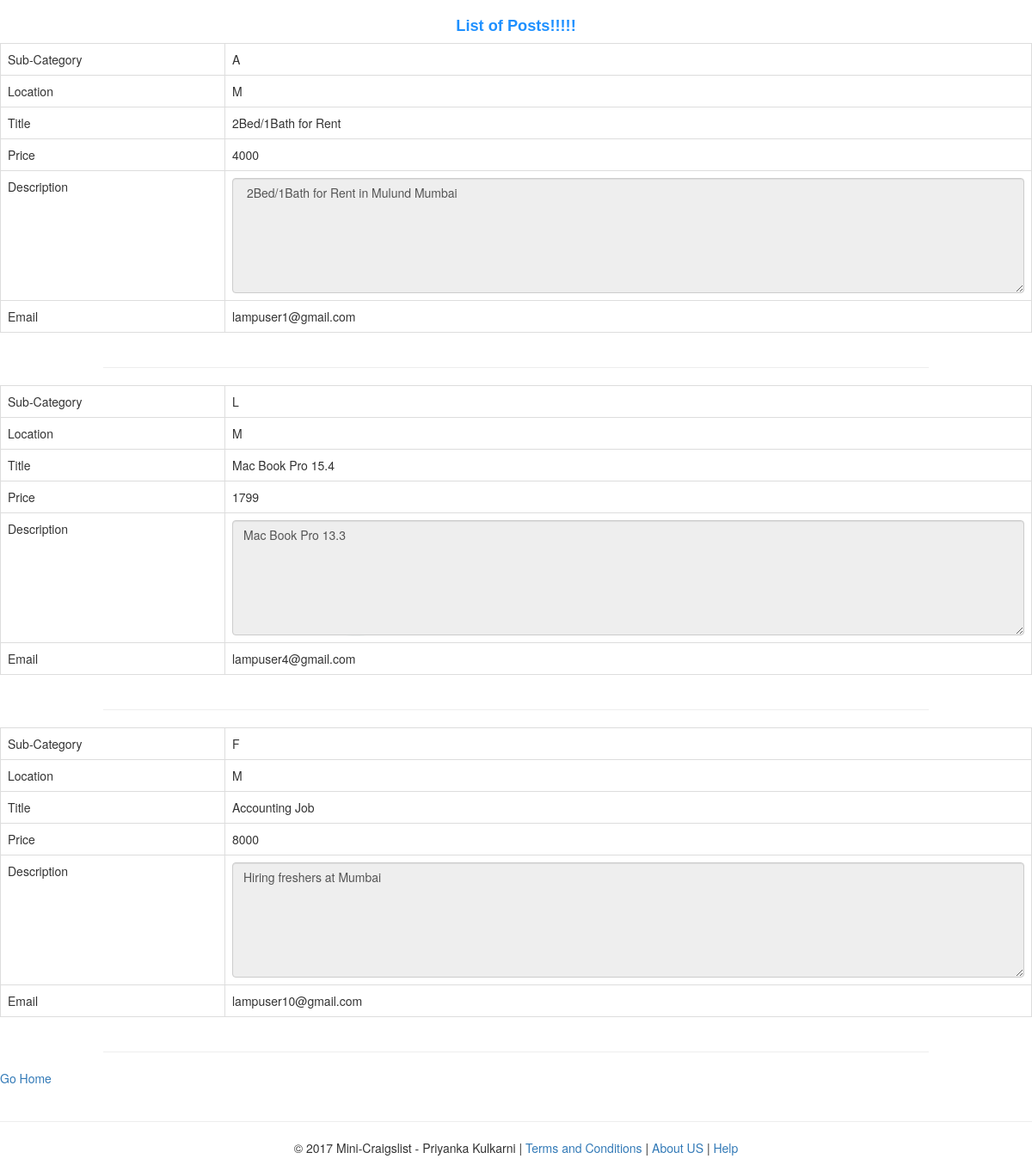
Screenshot of /search.php?location=1 with the database file from the repository.
### tables this page shows
CREATE TABLE IF NOT EXISTS `posts` (
  `POST_ID` int(11) NOT NULL AUTO_INCREMENT,
  `TITLE` varchar(40) DEFAULT NULL,
  `PRICE` float DEFAULT NULL,
  `DESCRIPTION` varchar(40) DEFAULT NULL,
  `EMAIL` varchar(50) DEFAULT NULL,
  `AGREEMENT` varchar(40) DEFAULT NULL,
  `TIMESTAMP` varchar(100) DEFAULT NULL,
  `IMAGE_1` varchar(100) DEFAULT NULL,
  `IMAGE_2` varchar(100) DEFAULT NULL,
  `IMAGE_3` varchar(100) DEFAULT NULL,
  `IMAGE_4` varchar(100) DEFAULT NULL,
  `SUBCATEGORY_ID` int(11) DEFAULT NULL,
  `LOCATION_ID` int(11) DEFAULT NULL,
  PRIMARY KEY (`POST_ID`),
  KEY `SUBCATEGORY_ID` (`SUBCATEGORY_ID`),
  KEY `LOCATION_ID` (`LOCATION_ID`)
);

### search.php (the view, shortened to what this page needs)
<!DOCTYPE html>
<html>
  <head>
	  <link rel="stylesheet" href="http://maxcdn.bootstrapcdn.com/bootstrap/3.3.6/css/bootstrap.min.css">
  </head>
  <body>
    <h3 align="center">List of Posts!!!!!</h3>
    <?php
      $subcategoryMapping = "";
      $locationMapping = "";
      if ($_SERVER["REQUEST_METHOD"] == "GET") {
		    $servername = "localhost";
		    $username = "lamp";
		    $password = "1";
		    $dbname = "lamp_final_project";
		    $conn = new mysqli($servername, $username, $password, $dbname);
		    $sql = "SELECT SUBCATEGORY_ID, SUBCATEGORYNAME FROM subcategory";
		    $result_subcategory = $conn->query($sql);
		    $sql = "SELECT LOCATION_ID, LOCATIONNAME FROM location";
		    $result_location = $conn->query($sql);
		    if ($result_subcategory->num_rows > 0) {
				  while($row = $result_subcategory->fetch_assoc()) {
					  $subcategoryMapping[$row["SUBCATEGORY_ID"]] = $row["SUBCATEGORYNAME"];
					}
				} else {
				  echo "0 results";
				}
		    if ($result_location->num_rows > 0) {
				  while($row = $result_location->fetch_assoc()) {
				  $locationMapping[$row["LOCATION_ID"]] = $row["LOCATIONNAME"];
				  }
				} else {
				  echo "0 results";
				}
		    $sql = "SELECT TITLE,PRICE,DESCRIPTION,EMAIL,IMAGE_1,IMAGE_2,IMAGE_3,IMAGE_4,SUBCATEGORY_ID, LOCATION_ID FROM posts WHERE ";
		    if(!empty($_GET["location"])){
			    $sql = $sql . "LOCATION_ID = " . test_input($_GET["location"]);
		    }
		    $result = $conn->query($sql);
      }
      function test_input($data) {
         $data = trim($data);
         $data = stripslashes($data);
         $data = htmlspecialchars($data);
         return $data;
      }
    ?>
    <section>
      <?php
	      if(empty($result)){
			      echo "<h4> No Result </h4>";
		      }
		      else{
		      if ($result->num_rows <= 0) {
			      echo "<h4> No Result </h4>";
		      } else {
			      while ($row = $result->fetch_assoc()) {
			        echo "<div class=\"table-responsive\">";
			        echo "<table class=\"table table-bordered\">";
			        echo "<tr>";
			        echo "<td>Sub-Category</td>";
			        echo "<td>" . $subcategoryMapping[$row["SUBCATEGORY_ID"]] . "</td>";
			        echo "</tr>";
			        echo "<tr>";
			        echo "<td>Location</td>";
			        echo "<td>" . $locationMapping[$row["LOCATION_ID"]] . "</td>";
			        echo "</tr>";
			        echo "<tr>";
			        echo "<td>Title</td>";
			        echo "<td>" . $row["TITLE"] . "</td>";
			        echo "</tr>";
			        echo "<tr>";
			        echo "<td>Price</td>";
			        echo "<td>" . $row["PRICE"] . "</td>";
			        echo "</tr>";
			        echo "<tr>";
			        echo "<td>Description</td>";
			        echo "<td><textarea class=\"form-control\" rows=\"6\" cols=\"42\" readonly>" . $row["DESCRIPTION"] . "</textarea></td>";
			        echo "</tr>";
			        echo "<tr>";
			        echo "<td>Email</td>";
			        echo "<td>" . $row["EMAIL"] . "</td>";
			        echo "</tr>";
			        echo "</table>";
			        echo "</div>";
			        echo "<HR style=\"border:3 double #987cb9\" width=\"80%\" color=#987cb9 SIZE=3>";
		        }
		      }
	      }
      ?>
    </section>
    <a href="index.php">Go Home</a>
    <?php
      include 'footer.php';
    ?>
  </body>
</html>

### footer.php
<div>
  <div id='footer'>
    <br><hr>
    <p>
      <center>
         &copy; <?php echo date('Y');?> Mini-Craigslist - Priyanka Kulkarni |
        <a href="terms.php" target="_blank"> Terms and Conditions</a> |
        <a href="aboutus.php" target="_blank"> About US</a> |
        <a href ="help.php" target="_blank"> Help </a>
      </center>
    </p>
  </div>
</div>

### search.php (style rules this page uses)
h3 { font-family : Arial, sans-serif; font-size: 1.3em; font-weight:bold; color:#1E90FF; }
body { background: linear-gradient(to bottom, rgba(255,255,255,0.9) 0%,rgba(255,255,255,0.9) 100%), url("images/logo.png") repeat 0 0; background-repeat: no-repeat; background-position: 50%; }

### rows the page displays
posts: SUBCATEGORY_ID "A", LOCATION_ID "M", TITLE "2Bed/1Bath for Rent", PRICE "4000", DESCRIPTION "2Bed/1Bath for Rent in Mulund Mumbai", EMAIL "lampuser1@gmail.com"
posts: SUBCATEGORY_ID "L", LOCATION_ID "M", TITLE "Mac Book Pro 15.4", PRICE "1799", DESCRIPTION "Mac Book Pro 13.3", EMAIL "lampuser4@gmail.com"
posts: SUBCATEGORY_ID "F", LOCATION_ID "M", TITLE "Accounting Job", PRICE "8000", DESCRIPTION "Hiring freshers at Mumbai", EMAIL "lampuser10@gmail.com"
